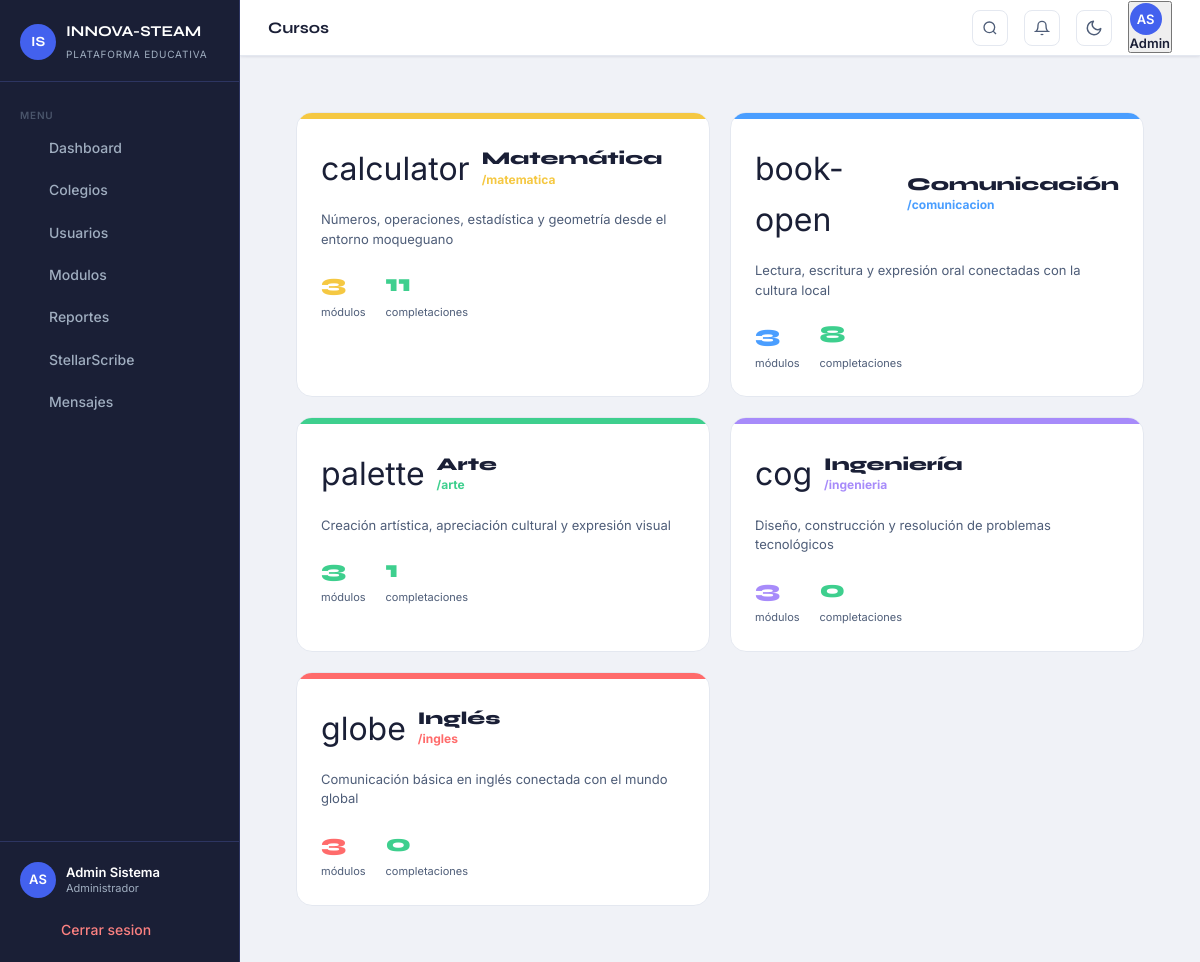
Page /admin/cursos.php (signed in) on the committed database.
### tables this page shows
CREATE TABLE cursos (
  id                  INT UNSIGNED AUTO_INCREMENT PRIMARY KEY,
  nombre              VARCHAR(100) NOT NULL,
  slug                VARCHAR(80)  NOT NULL UNIQUE,
  color_hex           VARCHAR(10),
  icono               VARCHAR(30),
  descripcion         TEXT,
  competencias_cneb   TEXT,
  activo              TINYINT(1)   NOT NULL DEFAULT 1
);

### includes/config.php (called while the page is built, shortened)
<?php
function sanitize(string $val): string
{
    return htmlspecialchars(trim($val), ENT_QUOTES, 'UTF-8');
}

### admin/cursos.php (the view, shortened to what this page needs)
<?php
require_once __DIR__ . '/../includes/config.php';
$pdo = getDB();
$cursos = $pdo->query("
    SELECT c.*,
           COUNT(DISTINCT m.id) as total_modulos,
           COUNT(DISTINCT pe.id) as completaciones
    FROM cursos c
    LEFT JOIN modulos m ON m.curso_id=c.id AND m.activo=1
    LEFT JOIN progreso_estudiante pe ON pe.modulo_id=m.id AND pe.completado=1
    WHERE c.activo=1
    GROUP BY c.id
    ORDER BY c.id
")->fetchAll();
require_once __DIR__ . '/../includes/header.php';
?>
<div class="page-content">
  <div style="display:grid; grid-template-columns:repeat(auto-fill,minmax(280px,1fr)); gap:20px;">
    <?php foreach ($cursos as $c): ?>
    <div style="background:var(--bg-surface); border:1px solid var(--bg-border); border-radius:16px; overflow:hidden;">
      <div style="height:6px; background:<?= $c['color_hex'] ?>;"></div>
      <div style="padding:24px;">
        <div style="display:flex; align-items:center; gap:12px; margin-bottom:16px;">
          <span style="font-size:32px;"><?= $c['icono'] ?></span>
          <div>
            <h3 style="font-family:'Syne',sans-serif; font-size:18px; font-weight:800; color:var(--text-primary);"><?= sanitize($c['nombre']) ?></h3>
            <p style="font-size:12px; color:<?= $c['color_hex'] ?>; font-weight:700;">/<?= $c['slug'] ?></p>
          </div>
        </div>
        <p style="font-size:13px; color:var(--text-secondary); margin-bottom:16px; line-height:1.5;"><?= sanitize($c['descripcion'] ?? '') ?></p>
        <div style="display:flex; gap:20px;">
          <div>
            <div style="font-size:24px; font-weight:800; color:<?= $c['color_hex'] ?>; font-family:'Syne',sans-serif;"><?= $c['total_modulos'] ?></div>
            <div style="font-size:11px; color:var(--text-secondary);">módulos</div>
          </div>
          <div>
            <div style="font-size:24px; font-weight:800; color:var(--green); font-family:'Syne',sans-serif;"><?= $c['completaciones'] ?></div>
            <div style="font-size:11px; color:var(--text-secondary);">completaciones</div>
          </div>
        </div>
      </div>
    </div>
    <?php endforeach; ?>
  </div>
</div>
<?php require_once __DIR__ . '/../includes/footer.php'; ?>

### assets/css/stellar.css (style rules this page uses)
:root { --bg-page: #f0f2f7; --bg-surface: #ffffff; --bg-card: #ffffff; --bg-input: #f8f9fc; --bg-muted: #f0f2f7; --bg-border: #e4e8f0; --bg-hover: #f5f7fa; --text-primary: #1a1f36; --text-secondary: #4e5d78; --text-muted: #5d6e8b; --text-inverse: #ffffff; --accent: #4361ee; --accent-hover: #3451d1; --accent-light: rgba(67, 97, 238, .10); --accent-border: rgba(67, 97, 238, .30); --success: #2dca73; --success-light: rgba(45, 202, 115, .10); --danger: #f5365c; --danger-light: rgba(245, 54, 92, .10); --warning: #fb8c00; --warning-light: rgba(251, 140, 0, .10); --info: #4361ee; --info-light: rgba(67, 97, 238, .10); --star-color: #f6a609; --gold: #f5c842; --bg-elevated: #f5f7fa; --sidebar-bg: #1a1f36; --sidebar-surface: #222840; --sidebar-border: #2d3561; --sidebar-text: #a0aec0; --sidebar-active: #ffffff; --blue: #4a9eff; --green: #3ecf8e; --purple: #a78bfa; --coral: #ff6b6b; --teal: #06b6d4; --sidebar-width: 240px; --radius-sm: 8px; --radius: 12px; --radius-lg: 16px; --shadow-sm: 0 1px 3px rgba(16, 24, 64, .06), 0 1px 2px rgba(16, 24, 64, .04); --shadow: 0 4px 16px rgba(16, 24, 64, .10); --shadow-lg: 0 8px 32px rgba(16, 24, 64, .14); --transition: 150ms ease; }
*, *::before, *::after { box-sizing: border-box; margin: 0; padding: 0; }
html { scroll-behavior: smooth; -webkit-text-size-adjust: 100%; }
body { background: var(--bg-page); color: var(--text-primary); font-family: 'Inter', system-ui, -apple-system, sans-serif; font-size: 14px; line-height: 1.6; min-height: 100vh; -webkit-font-smoothing: antialiased; -moz-osx-font-smoothing: grayscale; }
h1, h2, h3, h4 { font-family: 'Syne', sans-serif; font-weight: 700; line-height: 1.25; color: var(--text-primary); }
h3 { font-size: 1.25rem; }
p { color: var(--text-secondary); line-height: 1.7; }
.page-content > * { animation: fadeUp .38s cubic-bezier(.22,1,.36,1) both; }
.page-content > *:nth-child(1) { animation-delay: .04s; }
* { scrollbar-width: thin; scrollbar-color: var(--bg-border) transparent; }
body, .card, .stat-card, .topbar, .table-wrapper, .table-wrap, .sidebar, .main-content { transition: background-color .25s ease, border-color .2s ease, color .2s ease; }

### assets/css/sidebar.css (style rules this page uses)
.page-content { padding: 28px; flex: 1; max-width: 1200px; }

### rows in the picture
cursos: icono "calculator", nombre "Matemática", slug "matematica", descripcion "Números, operaciones, estadística y geometría desde el entorno moqueguano", total_modulos "3", completaciones "11"
cursos: icono "book-open", nombre "Comunicación", slug "comunicacion", descripcion "Lectura, escritura y expresión oral conectadas con la cultura local", total_modulos "3", completaciones "8"
cursos: icono "palette", nombre "Arte", slug "arte", descripcion "Creación artística, apreciación cultural y expresión visual", total_modulos "3", completaciones "1"
cursos: icono "cog", nombre "Ingeniería", slug "ingenieria", descripcion "Diseño, construcción y resolución de problemas tecnológicos", total_modulos "3", completaciones "0"
cursos: icono "globe", nombre "Inglés", slug "ingles", descripcion "Comunicación básica en inglés conectada con el mundo global", total_modulos "3", completaciones "0"

### other values in the picture
$item['label'] "Dashboard"
$item['label'] "Colegios"
$item['label'] "Usuarios"
$item['label'] "Modulos"
$item['label'] "Reportes"
$item['label'] "StellarScribe"
$item['label'] "Mensajes"
$initials "AS"
$rolLabel "Administrador"
$pageTitle "Cursos"
$user['nombre'] "Admin"
